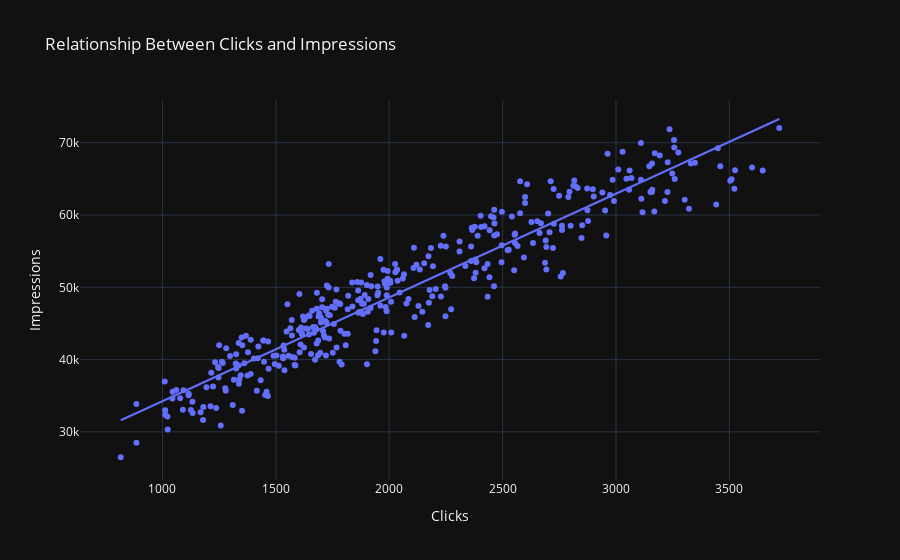

Notebook source saved alongside this figure:
### Code cell
fig = px.scatter(
    data, 
    x='Clicks', 
    y='Impressions', 
    title='Relationship Between Clicks and Impressions',
    labels={'Clicks': 'Clicks', 'Impressions': 'Impressions'},
    trendline='ols',  
    template='plotly_dark'
)

fig.update_layout(
    xaxis_title='Clicks',
    yaxis_title='Impressions'
)
fig.show()

### Figure 1 — Plotly figure (JSON) as saved in the notebook; plotly's stock layout.template omitted (floating-point values rounded to 4 significant figures; data arrays with more than 128 entries replaced by an {"elided": "..."} marker saying what was removed)
{"data": [{"hovertemplate": "Clicks=%{x}<br>Impressions=%{y}<extra></extra>", "legendgroup": "", "marker": {"color": "#636efa", "symbol": "circle"}, "mode": "markers", "name": "", "orientation": "v", "showlegend": false, "type": "scatter", "x": {"elided": "365 int values"}, "xaxis": "x", "y": {"elided": "365 int values"}, "yaxis": "y"}, {"hovertemplate": "<b>OLS trendline</b><br>Impressions = 14.3506 * Clicks + 19901.6<br>R<sup>2</sup>=0.894561<br><br>Clicks=%{x}<br>Impressions=%{y} <b>(trend)</b><extra></extra>", "legendgroup": "", "marker": {"color": "#636efa", "symbol": "circle"}, "mode": "lines", "name": "", "showlegend": false, "type": "scatter", "x": {"elided": "365 int values"}, "xaxis": "x", "y": {"elided": "365 float values"}, "yaxis": "y"}], "layout": {"legend": {"tracegroupgap": 0}, "title": {"text": "Relationship Between Clicks and Impressions"}, "xaxis": {"anchor": "y", "domain": [0, 1], "title": {"text": "Clicks"}}, "yaxis": {"anchor": "x", "domain": [0, 1], "title": {"text": "Impressions"}}}}
